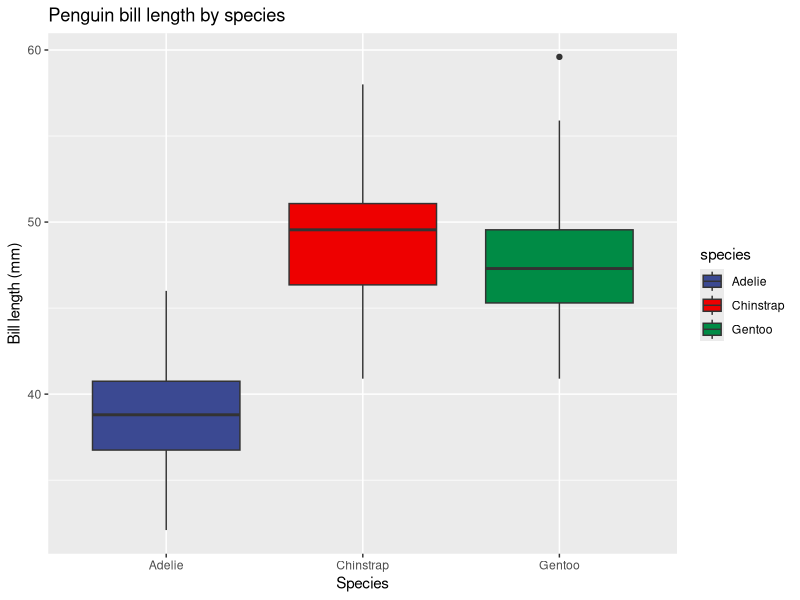
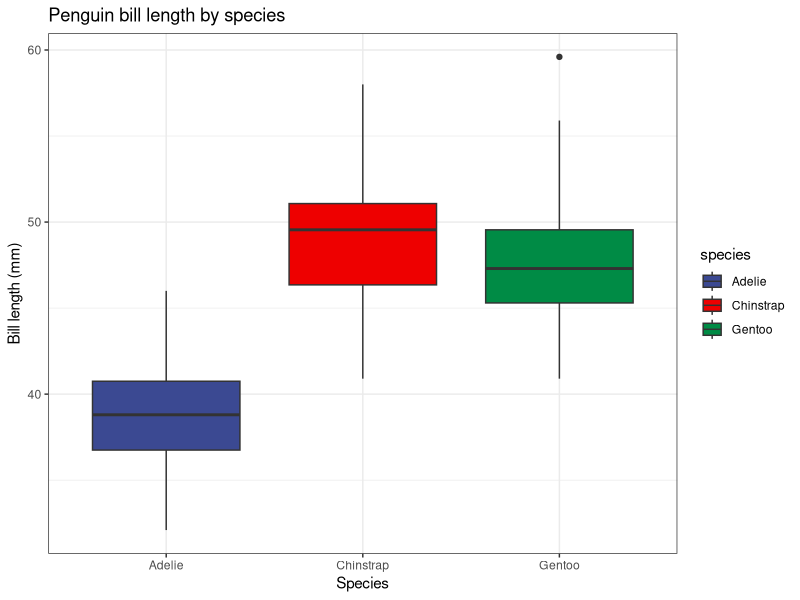
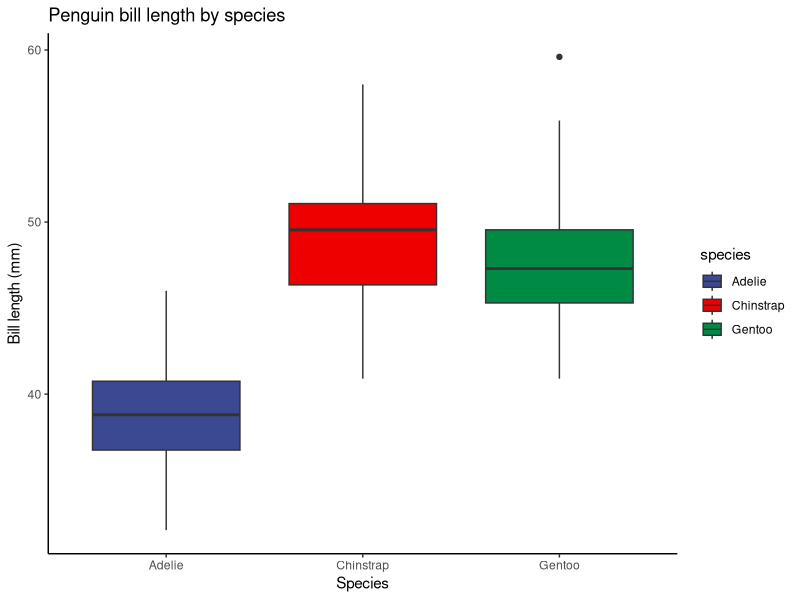
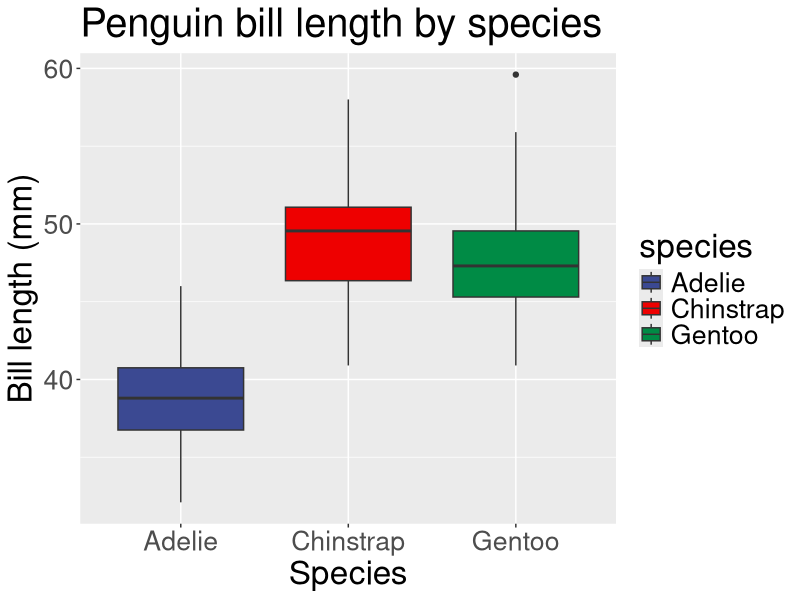
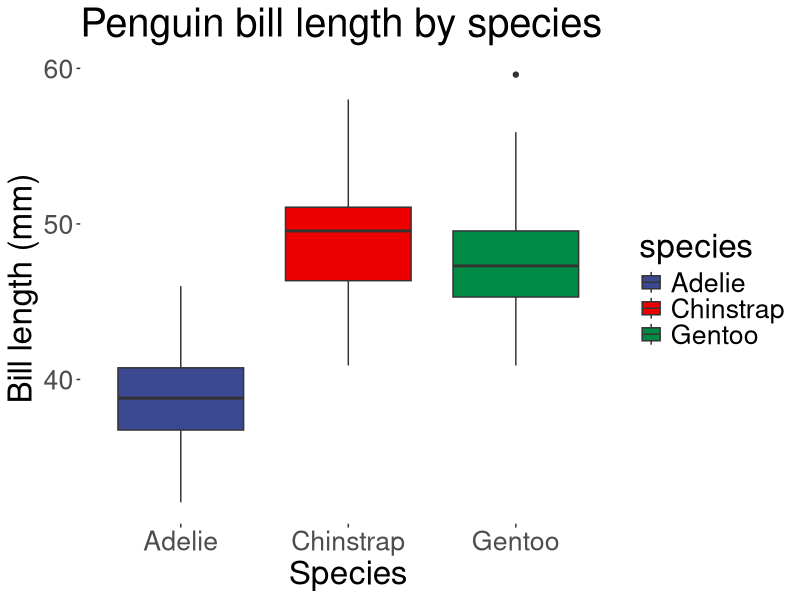
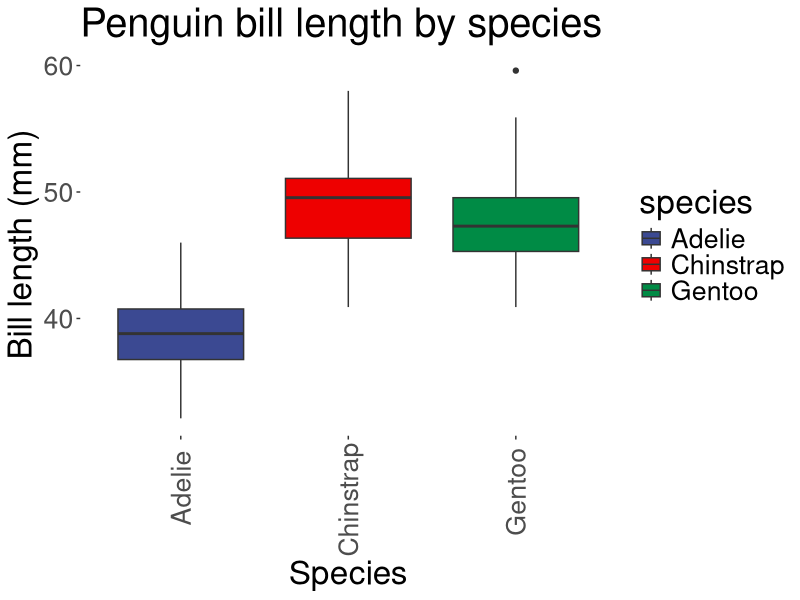

Write the R code that produced these figures, in order.
## ---- chunk 1
#Load packages
library(tidyverse)
library(ggsci) #for easy color scales
library(patchwork) #to make multi-panel plots 
library(palmerpenguins) # our fave penguin friends :)
## ---- chunk 2
ggplot(data=penguins, aes(x=species, y= bill_length_mm)) +
  geom_boxplot(aes(fill=species))+
  scale_fill_aaas()+
  labs(x = 'Species', y='Bill length (mm)', title='Penguin bill length by species')
## ---- chunk 3
ggplot(data=penguins, aes(x=species, y= bill_length_mm)) +
  geom_boxplot(aes(fill=species))+
  scale_fill_aaas()+
  labs(x = 'Species', y='Bill length (mm)', title='Penguin bill length by species')+
  theme_bw()
## ---- chunk 4
ggplot(data=penguins, aes(x=species, y= bill_length_mm)) +
  geom_boxplot(aes(fill=species))+
  scale_fill_aaas()+
  labs(x = 'Species', y='Bill length (mm)', title='Penguin bill length by species')+
  theme_classic()
## ---- chunk 5
ggplot(data=penguins, aes(x=species, y= bill_length_mm)) +
  geom_boxplot(aes(fill=species))+
  scale_fill_aaas()+
  labs(x = 'Species', y='Bill length (mm)', title='Penguin bill length by species')+
  theme(text=element_text(size=24))
## ---- chunk 6
ggplot(data=penguins, aes(x=species, y= bill_length_mm)) +
  geom_boxplot(aes(fill=species))+
  scale_fill_aaas()+
  labs(x = 'Species', y='Bill length (mm)', title='Penguin bill length by species')+
  theme(text=element_text(size=24), panel.background = element_rect(fill="white")) #can use any color
## ---- chunk 7
ggplot(data=penguins, aes(x=species, y= bill_length_mm)) +
  geom_boxplot(aes(fill=species))+
  scale_fill_aaas()+
  labs(x = 'Species', y='Bill length (mm)', title='Penguin bill length by species')+
  theme(text=element_text(size=24), panel.background = element_rect(fill="white"), axis.text.x=element_text(angle=90, vjust=0.5, hjust=0.8)) #can adjust vertical and horizontal text positions
